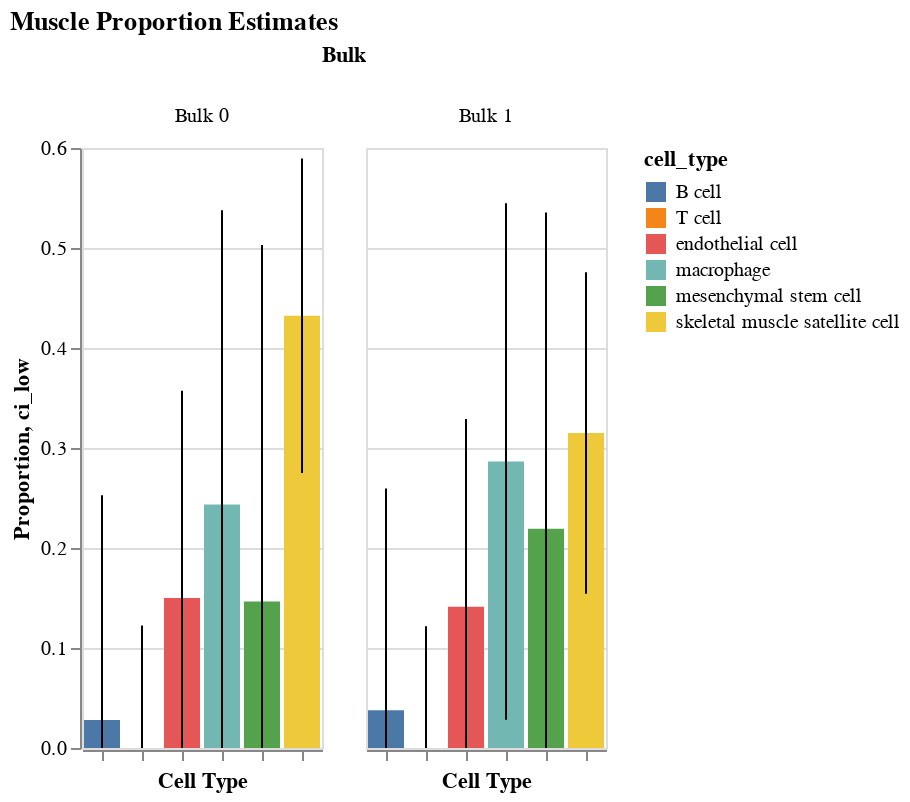

The notebook cell saved with this chart:
### Code cell
model.plot_proportions('bar').properties(title="Muscle Proportion Estimates")

### Figure 1 — Vega-Lite specification as saved in the notebook (floating-point values rounded to 4 significant figures)
{"config": {"view": {"continuousWidth": 400, "continuousHeight": 300}}, "data": {"name": "data-e65c1768240bb8c05b920c07466f90d1"}, "facet": {"column": {"type": "nominal", "field": "index", "title": "Bulk"}}, "spec": {"layer": [{"mark": "bar", "encoding": {"color": {"type": "nominal", "field": "cell_type"}, "x": {"type": "nominal", "axis": {"labels": false, "title": "Cell Type"}, "field": "cell_type"}, "y": {"type": "quantitative", "axis": {"title": "Proportion"}, "field": "proportion"}}}, {"mark": "errorbar", "encoding": {"x": {"type": "nominal", "axis": {"labels": false, "title": "Cell Type"}, "field": "cell_type"}, "y": {"type": "quantitative", "field": "ci_low"}, "y2": {"field": "ci_high"}}}]}, "title": "Muscle Proportion Estimates", "$schema": "https://vega.github.io/schema/vega-lite/v4.8.1.json", "datasets": {"data-e65c1768240bb8c05b920c07466f90d1": [{"index": "Bulk 0", "cell_type": "B cell", "proportion": 0.02796, "ci_err": 0.2249, "ci_low": 0.0, "ci_high": 0.2529}, {"index": "Bulk 1", "cell_type": "B cell", "proportion": 0.03786, "ci_err": 0.2216, "ci_low": 0.0, "ci_high": 0.2595}, {"index": "Bulk 0", "cell_type": "T cell", "proportion": 0.0, "ci_err": 0.1226, "ci_low": 0.0, "ci_high": 0.1226}, {"index": "Bulk 1", "cell_type": "T cell", "proportion": 0.0, "ci_err": 0.1218, "ci_low": 0.0, "ci_high": 0.1218}, {"index": "Bulk 0", "cell_type": "endothelial cell", "proportion": 0.15, "ci_err": 0.2074, "ci_low": 0.0, "ci_high": 0.3573}, {"index": "Bulk 1", "cell_type": "endothelial cell", "proportion": 0.1413, "ci_err": 0.1875, "ci_low": 0.0, "ci_high": 0.3289}, {"index": "Bulk 0", "cell_type": "macrophage", "proportion": 0.2434, "ci_err": 0.2943, "ci_low": 0.0, "ci_high": 0.5378}, {"index": "Bulk 1", "cell_type": "macrophage", "proportion": 0.2866, "ci_err": 0.2582, "ci_low": 0.02835, "ci_high": 0.5448}, {"index": "Bulk 0", "cell_type": "mesenchymal stem cell", "proportion": 0.1464, "ci_err": 0.3565, "ci_low": 0.0, "ci_high": 0.5029}, {"index": "Bulk 1", "cell_type": "mesenchymal stem cell", "proportion": 0.2192, "ci_err": 0.3163, "ci_low": 0.0, "ci_high": 0.5355}, {"index": "Bulk 0", "cell_type": "skeletal muscle satellite cell", "proportion": 0.4323, "ci_err": 0.1572, "ci_low": 0.2751, "ci_high": 0.5895}, {"index": "Bulk 1", "cell_type": "skeletal muscle satellite cell", "proportion": 0.315, "ci_err": 0.1608, "ci_low": 0.1543, "ci_high": 0.4758}]}}
